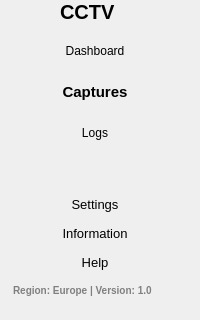
     <widget class="QWidget" name="leftMenuContainer" native="true">
      <layout class="QVBoxLayout" name="verticalLayout">
       <property name="spacing">
        <number>0</number>
       </property>
       <property name="leftMargin">
        <number>0</number>
       </property>
       <property name="topMargin">
        <number>0</number>
       </property>
       <property name="rightMargin">
        <number>0</number>
       </property>
       <property name="bottomMargin">
        <number>8</number>
       </property>
       <item alignment="Qt::AlignLeft">
        <widget class="QWidget" name="leftMenuSubContainer" native="true">
         <property name="sizePolicy">
          <sizepolicy hsizetype="Preferred" vsizetype="Preferred">
           <horstretch>0</horstretch>
           <verstretch>0</verstretch>
          </sizepolicy>
         </property>
         <property name="minimumSize">
          <size>
           <width>180</width>
           <height>0</height>
          </size>
         </property>
         <property name="styleSheet">
          <string notr="true">border-radius:5px;</string>
         </property>
         <layout class="QVBoxLayout" name="verticalLayout_2">
          <property name="spacing">
           <number>0</number>
          </property>
          <property name="leftMargin">
           <number>10</number>
          </property>
          <property name="topMargin">
           <number>0</number>
          </property>
          <property name="rightMargin">
           <number>0</number>
          </property>
          <property name="bottomMargin">
           <number>15</number>
          </property>
          <item alignment="Qt::AlignHCenter">
           <widget class="QFrame" name="frame">
            <property name="sizePolicy">
             <sizepolicy hsizetype="Preferred" vsizetype="Preferred">
              <horstretch>0</horstretch>
              <verstretch>0</verstretch>
             </sizepolicy>
            </property>
            <property name="layoutDirection">
             <enum>Qt::RightToLeft</enum>
            </property>
            <property name="frameShape">
             <enum>QFrame::StyledPanel</enum>
            </property>
            <property name="frameShadow">
             <enum>QFrame::Raised</enum>
            </property>
            <layout class="QHBoxLayout" name="horizontalLayout_2">
             <property name="spacing">
              <number>0</number>
             </property>
             <property name="leftMargin">
              <number>0</number>
             </property>
             <property name="topMargin">
              <number>0</number>
             </property>
             <property name="rightMargin">
              <number>20</number>
             </property>
             <property name="bottomMargin">
              <number>0</number>
             </property>
             <item alignment="Qt::AlignHCenter">
              <widget class="QLabel" name="logoName">
               <property name="font">
                <font>
                 <family>Yu Gothic UI</family>
                 <pointsize>15</pointsize>
                 <italic>false</italic>
                 <bold>true</bold>
                </font>
               </property>
               <property name="styleSheet">
                <string notr="true">font-size:15pt;</string>
               </property>
               <property name="text">
                <string>CCTV</string>
               </property>
              </widget>
             </item>
             <item alignment="Qt::AlignHCenter">
              <widget class="QLabel" name="logo">
               <property name="sizePolicy">
                <sizepolicy hsizetype="Maximum" vsizetype="Preferred">
                 <horstretch>0</horstretch>
                 <verstretch>0</verstretch>
                </sizepolicy>
               </property>
               <property name="maximumSize">
                <size>
                 <width>60</width>
                 <height>60</height>
                </size>
               </property>
               <property name="frameShape">
                <enum>QFrame::NoFrame</enum>
               </property>
               <property name="text">
                <string/>
               </property>
               <property name="pixmap">
                <pixmap resource="../resources.qrc">:/logo.png</pixmap>
               </property>
               <property name="scaledContents">
                <bool>true</bool>
               </property>
               <property name="alignment">
                <set>Qt::AlignLeading|Qt::AlignLeft|Qt::AlignTop</set>
               </property>
               <property name="wordWrap">
                <bool>false</bool>
               </property>
               <property name="openExternalLinks">
                <bool>false</bool>
               </property>
              </widget>
             </item>
            </layout>
           </widget>
          </item>
          <item>
           <widget class="QFrame" name="pageNav">
            <property name="sizePolicy">
             <sizepolicy hsizetype="Expanding" vsizetype="Fixed">
              <horstretch>0</horstretch>
              <verstretch>0</verstretch>
             </sizepolicy>
            </property>
            <property name="styleSheet">
             <string notr="true">QPushButton{
padding: 10px 5;
}</string>
            </property>
            <property name="frameShape">
             <enum>QFrame::StyledPanel</enum>
            </property>
            <property name="frameShadow">
             <enum>QFrame::Raised</enum>
            </property>
            <layout class="QVBoxLayout" name="verticalLayout_3">
             <property name="spacing">
              <number>5</number>
             </property>
             <property name="leftMargin">
              <number>0</number>
             </property>
             <property name="topMargin">
              <number>10</number>
             </property>
             <property name="rightMargin">
              <number>0</number>
             </property>
             <property name="bottomMargin">
              <number>0</number>
             </property>
             <item>
              <widget class="QPushButton" name="homeBtn">
               <property name="sizePolicy">
                <sizepolicy hsizetype="Expanding" vsizetype="Expanding">
                 <horstretch>0</horstretch>
                 <verstretch>0</verstretch>
                </sizepolicy>
               </property>
               <property name="cursor">
                <cursorShape>PointingHandCursor</cursorShape>
               </property>
               <property name="toolTip">
                <string>Home</string>
               </property>
               <property name="styleSheet">
                <string notr="true"/>
               </property>
               <property name="text">
                <string>Dashboard</string>
               </property>
               <property name="icon">
                <iconset resource="../resources.qrc">
                 <normaloff>:/feather/home.svg</normaloff>:/feather/home.svg</iconset>
               </property>
               <property name="iconSize">
                <size>
                 <width>24</width>
                 <height>24</height>
                </size>
               </property>
              </widget>
             </item>
             <item>
              <widget class="QPushButton" name="dataAnalBtn">
               <property name="sizePolicy">
                <sizepolicy hsizetype="Expanding" vsizetype="Expanding">
                 <horstretch>0</horstretch>
                 <verstretch>0</verstretch>
                </sizepolicy>
               </property>
               <property name="font">
                <font>
                 <family>Yu Gothic UI</family>
                 <pointsize>11</pointsize>
                 <italic>false</italic>
                 <bold>true</bold>
                </font>
               </property>
               <property name="cursor">
                <cursorShape>PointingHandCursor</cursorShape>
               </property>
               <property name="toolTip">
                <string>Data Analysis</string>
               </property>
               <property name="text">
                <string>Captures</string>
               </property>
               <property name="icon">
                <iconset resource="../resources.qrc">
                 <normaloff>:/feather/database.svg</normaloff>:/feather/database.svg</iconset>
               </property>
               <property name="iconSize">
                <size>
                 <width>24</width>
                 <height>24</height>
                </size>
               </property>
              </widget>
             </item>
             <item>
              <widget class="QPushButton" name="reportBtn">
               <property name="sizePolicy">
                <sizepolicy hsizetype="Expanding" vsizetype="Expanding">
                 <horstretch>0</horstretch>
                 <verstretch>0</verstretch>
                </sizepolicy>
               </property>
               <property name="cursor">
                <cursorShape>PointingHandCursor</cursorShape>
               </property>
               <property name="toolTip">
                <string>Reports</string>
               </property>
               <property name="text">
                <string>Logs</string>
               </property>
               <property name="icon">
                <iconset resource="../resources.qrc">
                 <normaloff>:/feather/file-text.svg</normaloff>:/feather/file-text.svg</iconset>
               </property>
               <property name="iconSize">
                <size>
                 <width>24</width>
                 <height>24</height>
                </size>
               </property>
              </widget>
             </item>
            </layout>
           </widget>
          </item>
          <item>
           <spacer name="verticalSpacer">
            <property name="orientation">
             <enum>Qt::Vertical</enum>
            </property>
            <property name="sizeHint" stdset="0">
             <size>
              <width>20</width>
              <height>40</height>
             </size>
            </property>
           </spacer>
          </item>
          <item>
           <widget class="QFrame" name="settingsNav">
            <property name="sizePolicy">
             <sizepolicy hsizetype="Preferred" vsizetype="Fixed">
              <horstretch>0</horstretch>
              <verstretch>0</verstretch>
             </sizepolicy>
            </property>
            <property name="styleSheet">
             <string notr="true">
QPushButton{
padding: 7px 5;
font-size:10pt;
}</string>
            </property>
            <property name="frameShape">
             <enum>QFrame::StyledPanel</enum>
            </property>
            <property name="frameShadow">
             <enum>QFrame::Raised</enum>
            </property>
            <layout class="QVBoxLayout" name="verticalLayout_4">
             <property name="spacing">
              <number>0</number>
             </property>
             <property name="leftMargin">
              <number>0</number>
             </property>
             <property name="topMargin">
              <number>0</number>
             </property>
             <property name="rightMargin">
              <number>0</number>
             </property>
             <property name="bottomMargin">
              <number>0</number>
             </property>
             <item>
              <widget class="QPushButton" name="SettingsBtn">
               <property name="sizePolicy">
                <sizepolicy hsizetype="Expanding" vsizetype="Expanding">
                 <horstretch>0</horstretch>
                 <verstretch>0</verstretch>
                </sizepolicy>
               </property>
               <property name="cursor">
                <cursorShape>PointingHandCursor</cursorShape>
               </property>
               <property name="toolTip">
                <string>Settings</string>
               </property>
               <property name="text">
                <string>Settings</string>
               </property>
               <property name="icon">
                <iconset resource="../resources.qrc">
                 <normaloff>:/feather/settings.svg</normaloff>:/feather/settings.svg</iconset>
               </property>
              </widget>
             </item>
             <item>
              <widget class="QPushButton" name="InformationBtn">
               <property name="sizePolicy">
                <sizepolicy hsizetype="Minimum" vsizetype="Expanding">
                 <horstretch>0</horstretch>
                 <verstretch>0</verstretch>
                </sizepolicy>
               </property>
               <property name="cursor">
                <cursorShape>PointingHandCursor</cursorShape>
               </property>
               <property name="toolTip">
                <string>Information</string>
               </property>
               <property name="text">
                <string>Information</string>
               </property>
               <property name="icon">
                <iconset resource="../resources.qrc">
                 <normaloff>:/feather/info.svg</normaloff>:/feather/info.svg</iconset>
               </property>
              </widget>
             </item>
             <item>
              <widget class="QPushButton" name="HelpBtn">
               <property name="sizePolicy">
                <sizepolicy hsizetype="Minimum" vsizetype="Expanding">
                 <horstretch>0</horstretch>
                 <verstretch>0</verstretch>
                </sizepolicy>
               </property>
               <property name="cursor">
                <cursorShape>PointingHandCursor</cursorShape>
               </property>
               <property name="toolTip">
                <string>Help</string>
               </property>
               <property name="text">
                <string>Help</string>
               </property>
               <property name="icon">
                <iconset resource="../resources.qrc">
                 <normaloff>:/feather/help-circle.svg</normaloff>:/feather/help-circle.svg</iconset>
               </property>
              </widget>
             </item>
             <item>
              <widget class="QLabel" name="versionText">
               <property name="font">
                <font>
                 <family>Yu Gothic UI</family>
                 <pointsize>8</pointsize>
                 <italic>false</italic>
                 <bold>true</bold>
                </font>
               </property>
               <property name="styleSheet">
                <string notr="true">color:gray;
font-size:7.5pt;
margin-top:7px;</string>
               </property>
               <property name="text">
                <string>Region: Europe | Version: 1.0</string>
               </property>
              </widget>
             </item>
            </layout>
           </widget>
          </item>
         </layout>
        </widget>
       </item>
      </layout>
     </widget>
